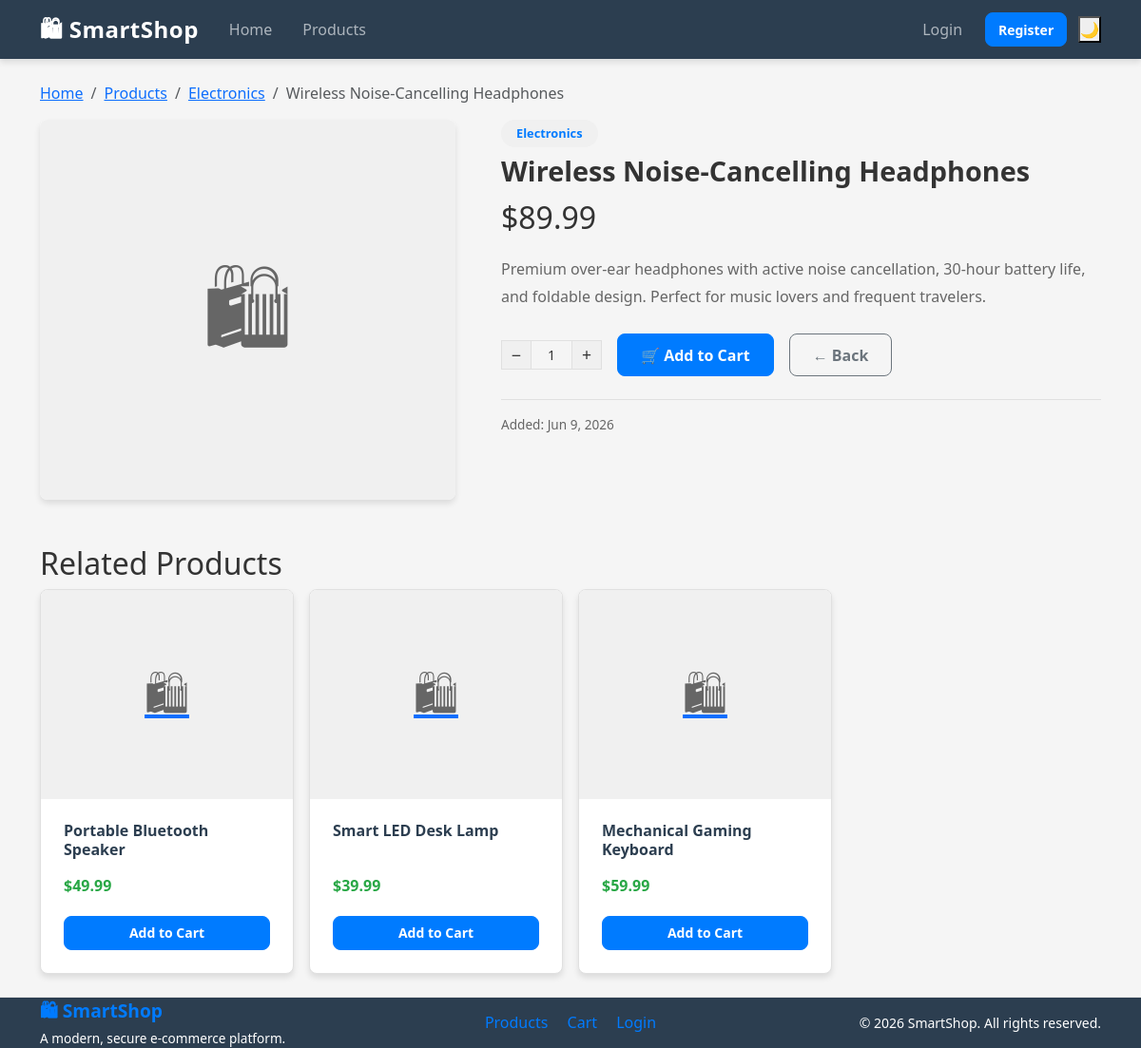
Screenshot of /product.php?id=1 with the database file from the repository.
### tables this page shows
CREATE TABLE IF NOT EXISTS `products` (
  `id` INT AUTO_INCREMENT PRIMARY KEY COMMENT 'Unique product ID',
  `name` VARCHAR(255) NOT NULL COMMENT 'Product name',
  `category` VARCHAR(100) NOT NULL COMMENT 'Product category',
  `price` DECIMAL(10, 2) NOT NULL COMMENT 'Product price',
  `image` VARCHAR(255) DEFAULT NULL COMMENT 'Product image filename',
  `description` LONGTEXT DEFAULT NULL COMMENT 'Product detailed description',
  `stock` INT NOT NULL DEFAULT 0 COMMENT 'Stock quantity',
  `status` ENUM('active', 'inactive') NOT NULL DEFAULT 'active' COMMENT 'Product status',
  `created_at` TIMESTAMP DEFAULT CURRENT_TIMESTAMP COMMENT 'Product creation date',
  `updated_at` TIMESTAMP DEFAULT CURRENT_TIMESTAMP ON UPDATE CURRENT_TIMESTAMP COMMENT 'Last update date',
  
   
  INDEX `idx_category` (`category`),
  INDEX `idx_status` (`status`),
  FULLTEXT INDEX `ft_search` (`name`, `description`)
  
);

### config/config.php (called while the page is built, shortened)
<?php
try {
    $dsn = sprintf('mysql:host=%s;dbname=%s;charset=%s', DB_HOST, DB_NAME, DB_CHARSET);
    $pdo = new PDO($dsn, DB_USER, DB_PASS, [
        PDO::ATTR_ERRMODE            => PDO::ERRMODE_EXCEPTION,
        PDO::ATTR_DEFAULT_FETCH_MODE => PDO::FETCH_ASSOC,
        PDO::ATTR_EMULATE_PREPARES   => false,
    ]);
} catch (PDOException $e) {
    http_response_code(500);
    error_log('DB connection failed: ' . $e->getMessage());
    die('<div style="font-family:sans-serif;padding:2rem;color:#991b1b">
           <h2>Database connection failed</h2>
           <p>Please check your configuration in <code>config/config.php</code> and ensure MySQL is running.</p>
         </div>');
}
function db_query(string $sql, array $params = []): PDOStatement
{
    global $pdo;
    $stmt = $pdo->prepare($sql);
    $stmt->execute($params);
    return $stmt;
}

### product.php (the view, shortened to what this page needs)
<?php
$id = (int)($_GET['id'] ?? 0);
$p = db_query('SELECT * FROM products WHERE id = ? LIMIT 1', [$id])->fetch();
require_once __DIR__ . '/includes/header.php';
$related = [];
if ($p['category']) {
    $related = db_query(
        'SELECT id, name, price, image FROM products
         WHERE category = ? AND id != ?
         ORDER BY RAND() LIMIT 4',
        [$p['category'], $id]
    )->fetchAll();
}
?>
<nav aria-label="breadcrumb">
    <ol class="breadcrumb">
        <li class="breadcrumb-item"><a href="<?php echo BASE_URL; ?>/index.php">Home</a></li>
        <li class="breadcrumb-item"><a href="<?php echo BASE_URL; ?>/products.php">Products</a></li>
        <?php if ($p['category']): ?>
        <li class="breadcrumb-item">
            <a href="<?php echo BASE_URL; ?>/products.php?category=<?php echo urlencode($p['category']); ?>">
                <?php echo htmlspecialchars($p['category']); ?>
            </a>
        </li>
        <?php endif; ?>
        <li class="breadcrumb-item active"><?php echo htmlspecialchars($p['name']); ?></li>
    </ol>
</nav>
<div class="row g-5 mb-5">
    <div class="col-md-5">
        <div class="card" style="overflow:hidden;border-radius:var(--radius)">
            <?php if ($p['image'] && file_exists(UPLOAD_DIR . $p['image'])): ?>
                <img src="<?php echo BASE_URL . '/uploads/' . htmlspecialchars($p['image']); ?>"
                     alt="<?php echo htmlspecialchars($p['name']); ?>"
                     class="img-fluid"
                     style="width:100%;height:400px;object-fit:cover">
            <?php else: ?>
                <div class="img-placeholder" style="height:400px;font-size:6rem">🛍</div>
            <?php endif; ?>
        </div>
    </div>
    <div class="col-md-7">
        <?php if ($p['category']): ?>
        <a href="<?php echo BASE_URL; ?>/products.php?category=<?php echo urlencode($p['category']); ?>"
           class="badge mb-2"
           style="background:var(--surface-2);color:var(--primary);text-decoration:none;font-size:.8rem">
            <?php echo htmlspecialchars($p['category']); ?>
        </a>
        <?php endif; ?>
        <h1 style="font-size:1.8rem;font-weight:700;margin-bottom:.5rem">
            <?php echo htmlspecialchars($p['name']); ?>
        </h1>
        <div class="price mb-3" style="font-size:2rem">
            $<?php echo number_format((float)$p['price'], 2); ?>
        </div>
        <?php if ($p['description']): ?>
        <p style="color:var(--text-muted);line-height:1.8;margin-bottom:1.5rem">
            <?php echo nl2br(htmlspecialchars($p['description'])); ?>
        </p>
        <?php endif; ?>
        <div class="d-flex align-items-center gap-3 flex-wrap">
            <div class="qty-control">
                <button type="button" data-action="dec" aria-label="Decrease quantity">−</button>
                <input type="number" id="qtyInput" value="1" min="1" max="99"
                       aria-label="Quantity">
                <button type="button" data-action="inc" aria-label="Increase quantity">+</button>
            </div>
            <button class="btn btn-primary px-4"
                    id="addToCartBtn"
                    onclick="addToCart(<?php echo (int)$p['id']; ?>, parseInt(document.getElementById('qtyInput').value)||1, this)">
                🛒 Add to Cart
            </button>
            <a href="<?php echo BASE_URL; ?>/products.php" class="btn btn-outline-secondary">
                ← Back
            </a>
        </div>
        <div class="mt-4 pt-3" style="border-top:1px solid var(--border);font-size:.85rem;color:var(--text-muted)">
            <span>Added: <?php echo date('M j, Y', strtotime($p['created_at'])); ?></span>
        </div>
    </div>
</div>
<?php if (!empty($related)): ?>
<h2 class="section-title">Related Products</h2>
<div class="row row-cols-2 row-cols-md-4 g-3">
    <?php foreach ($related as $r): ?>
    <div class="col">
        <div class="card product-card h-100">
            <a href="<?php echo BASE_URL; ?>/product.php?id=<?php echo (int)$r['id']; ?>">
                <div class="card-img-wrap" style="height:160px">
                    <?php if ($r['image'] && file_exists(UPLOAD_DIR . $r['image'])): ?>
                        <img src="<?php echo BASE_URL . '/uploads/' . htmlspecialchars($r['image']); ?>"
                             alt="<?php echo htmlspecialchars($r['name']); ?>"
                             loading="lazy">
                    <?php else: ?>
                        <div class="img-placeholder">🛍</div>
                    <?php endif; ?>
                </div>
            </a>
            <div class="card-body">
                <h6 class="card-title"><?php echo htmlspecialchars($r['name']); ?></h6>
                <div class="price" style="font-size:1rem">$<?php echo number_format((float)$r['price'], 2); ?></div>
                <button class="btn btn-primary btn-sm w-100 mt-2"
                        onclick="addToCart(<?php echo (int)$r['id']; ?>, 1, this)">
                    Add to Cart
                </button>
            </div>
        </div>
    </div>
    <?php endforeach; ?>
</div>
<?php endif; ?>
<?php require_once __DIR__ . '/includes/footer.php'; ?>

### css/style.css (style rules this page uses)
:root { --primary-color: #007bff; --primary-dark: #0056b3; --secondary-color: #6c757d; --success-color: #28a745; --danger-color: #dc3545; --warning-color: #ffc107; --info-color: #17a2b8; --light: #f8f9fa; --dark: #343a40; --border-radius: 8px; --shadow: 0 4px 6px rgba(0, 0, 0, 0.1); --shadow-lg: 0 10px 25px rgba(0, 0, 0, 0.2); --primary: #007bff; --text: #333; --text-muted: #666; --surface-2: #f0f0f0; --border: #e0e0e0; --radius: 8px; }
* { margin: 0; padding: 0; box-sizing: border-box; }
html, body { font-family: "Segoe UI", Tahoma, Geneva, Verdana, sans-serif; height: 100%; background-color: #f5f5f5; color: #333; }
body { display: flex; flex-direction: column; }
.card { border: none; border-radius: var(--border-radius); box-shadow: var(--shadow); transition: all 0.3s ease; }
.card-body { padding: 1.5rem; }
.card-title { color: #2c3e50; font-weight: 600; margin-bottom: 1rem; }
.product-card { height: 100%; display: flex; flex-direction: column; border: 1px solid #e0e0e0; border-radius: var(--border-radius); overflow: hidden; transition: all 0.3s ease; background-color: white; }
.product-card .card-img-wrap { height: 220px; min-height: 220px; max-height: 220px; flex-shrink: 0; overflow: hidden; background: var(--surface-2, #f0f0f0); display: flex; align-items: center; justify-content: center; }
.card-img-wrap .img-placeholder, .img-placeholder { width: 100%; height: 100%; min-height: 220px; display: flex; align-items: center; justify-content: center; font-size: 3rem; color: var(--text-muted, #666); background: var(--surface-2, #f0f0f0); }
.product-card .card-body { flex: 1; display: flex; flex-direction: column; }
.product-card .card-title { display: -webkit-box; -webkit-line-clamp: 2; -webkit-box-orient: vertical; overflow: hidden; }
.product-card .price { font-size: 1.2rem; font-weight: 700; color: var(--success-color); margin-top: auto; margin-bottom: 0.75rem; }
.btn { border-radius: var(--border-radius); padding: 0.6rem 1.5rem; font-weight: 600; transition: all 0.3s ease; text-transform: none; }
.btn-primary { background-color: var(--primary-color); border-color: var(--primary-color); }
.btn-sm { padding: 0.4rem 0.8rem; font-size: 0.875rem; }
.badge { padding: 0.5rem 1rem; border-radius: 20px; font-weight: 600; }
.qty-control { display: inline-flex; align-items: stretch; border: 1px solid var(--border); border-radius: var(--radius-sm); overflow: hidden; background: var(--surface); }
.qty-control button { background: var(--surface-2); border: none; width: 30px; font-size: 1.1rem; cursor: pointer; color: var(--text); transition: background var(--transition); line-height: 1; padding: 0; }
.qty-control input[type="number"] { width: 44px; text-align: center; border: none; border-left: 1px solid var(--border); border-right: 1px solid var(--border); padding: 4px 2px; font-size: .88rem; background: var(--surface); color: var(--text); -moz-appearance: textfield; }

### rows the page displays
products: category "Electronics", name "Wireless Noise-Cancelling Headphones", price "89.99", description "Premium over-ear headphones with active noise cancellation, 30-hour battery life, and foldable design. Perfect for music lovers and frequent travelers.", created_at "Jun 9, 2026"
products: name "Portable Bluetooth Speaker", price "49.99"
products: name "Smart LED Desk Lamp", price "39.99"
products: name "Mechanical Gaming Keyboard", price "59.99"
